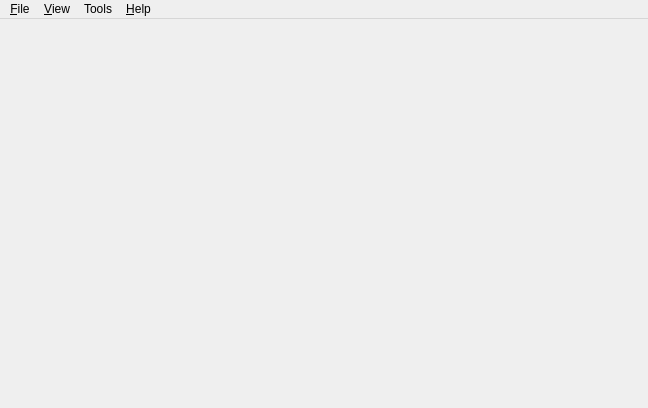
<?xml version="1.0" encoding="UTF-8"?>
<ui version="4.0">
 <class>MainWindow</class>
 <widget class="QMainWindow" name="MainWindow">
  <property name="geometry">
   <rect>
    <x>0</x>
    <y>0</y>
    <width>648</width>
    <height>408</height>
   </rect>
  </property>
  <property name="windowTitle">
   <string>OpenGL Viewer</string>
  </property>
  <widget class="QWidget" name="centralWidget"/>
  <widget class="QMenuBar" name="menuBar">
   <property name="geometry">
    <rect>
     <x>0</x>
     <y>0</y>
     <width>648</width>
     <height>23</height>
    </rect>
   </property>
   <widget class="QMenu" name="menu_File">
    <property name="title">
     <string>&amp;File</string>
    </property>
    <addaction name="action_Open"/>
    <addaction name="separator"/>
    <addaction name="action_Save"/>
    <addaction name="action_Save_as"/>
    <addaction name="separator"/>
    <addaction name="action_Exit"/>
   </widget>
   <widget class="QMenu" name="menuTools">
    <property name="title">
     <string>Tools</string>
    </property>
    <addaction name="action_Screen_shot"/>
   </widget>
   <widget class="QMenu" name="menu_Help">
    <property name="title">
     <string>&amp;Help</string>
    </property>
    <addaction name="action_Help"/>
    <addaction name="action_About"/>
   </widget>
   <widget class="QMenu" name="menu_View">
    <property name="title">
     <string>&amp;View</string>
    </property>
    <addaction name="action_Left"/>
    <addaction name="action_Right"/>
    <addaction name="action_Top"/>
    <addaction name="action_Bottom"/>
   </widget>
   <addaction name="menu_File"/>
   <addaction name="menu_View"/>
   <addaction name="menuTools"/>
   <addaction name="menu_Help"/>
  </widget>
  <action name="action_Save">
   <property name="text">
    <string>&amp;Save</string>
   </property>
  </action>
  <action name="action_Save_as">
   <property name="text">
    <string>Save &amp;as...</string>
   </property>
  </action>
  <action name="action_Open">
   <property name="text">
    <string>&amp;Oen...</string>
   </property>
  </action>
  <action name="action_Exit">
   <property name="text">
    <string>&amp;Exit</string>
   </property>
  </action>
  <action name="action_Screen_shot">
   <property name="text">
    <string>&amp;Screen shot</string>
   </property>
  </action>
  <action name="action_Help">
   <property name="text">
    <string>&amp;Help</string>
   </property>
  </action>
  <action name="action_About">
   <property name="text">
    <string>&amp;About...</string>
   </property>
  </action>
  <action name="action_Left">
   <property name="text">
    <string>&amp;Left</string>
   </property>
  </action>
  <action name="action_Right">
   <property name="text">
    <string>&amp;Right</string>
   </property>
  </action>
  <action name="action_Top">
   <property name="text">
    <string>&amp;Top</string>
   </property>
  </action>
  <action name="action_Bottom">
   <property name="text">
    <string>&amp;Bottom</string>
   </property>
  </action>
 </widget>
 <layoutdefault spacing="6" margin="11"/>
 <resources/>
 <connections/>
</ui>
